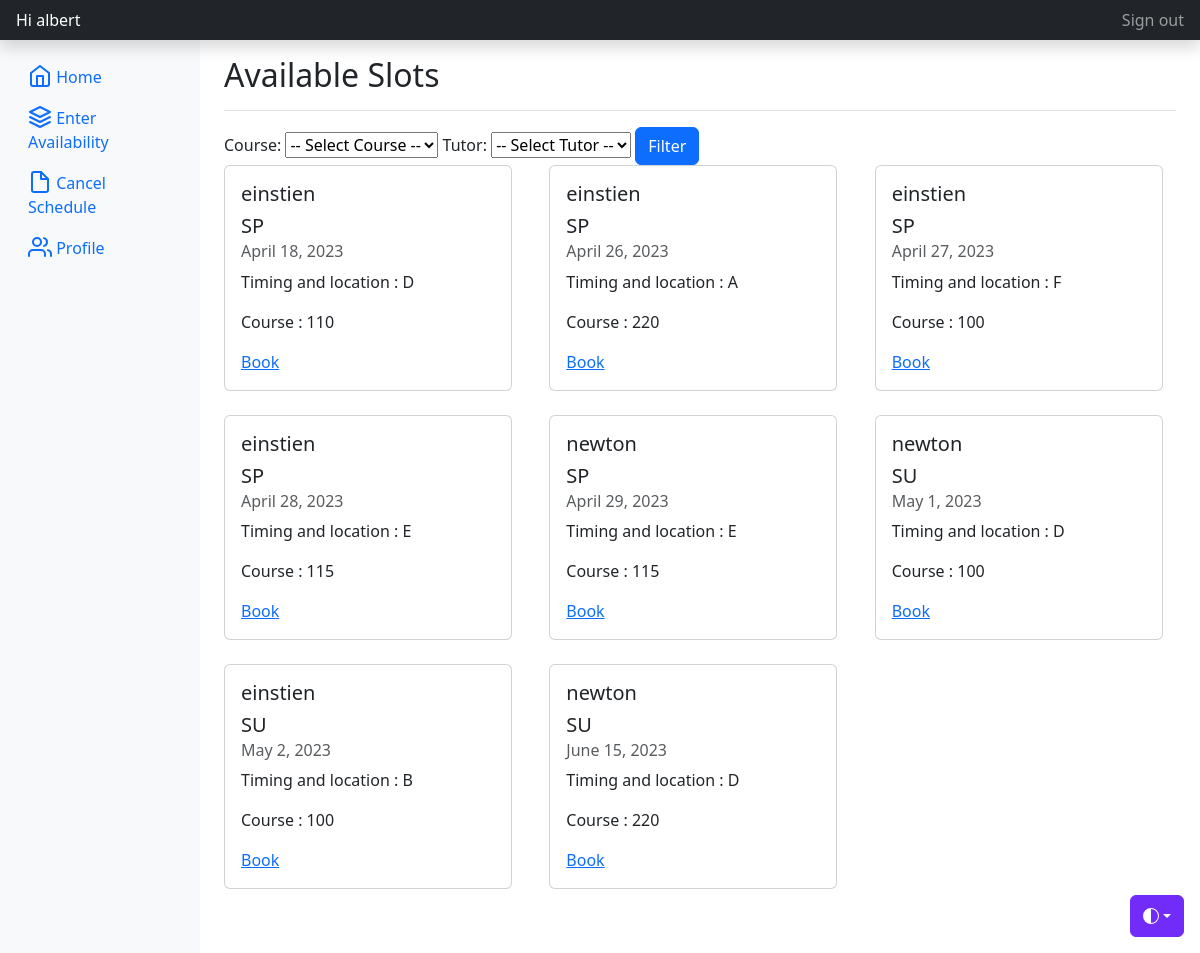
/available/ (signed in), run on an earlier commit of the app's database.
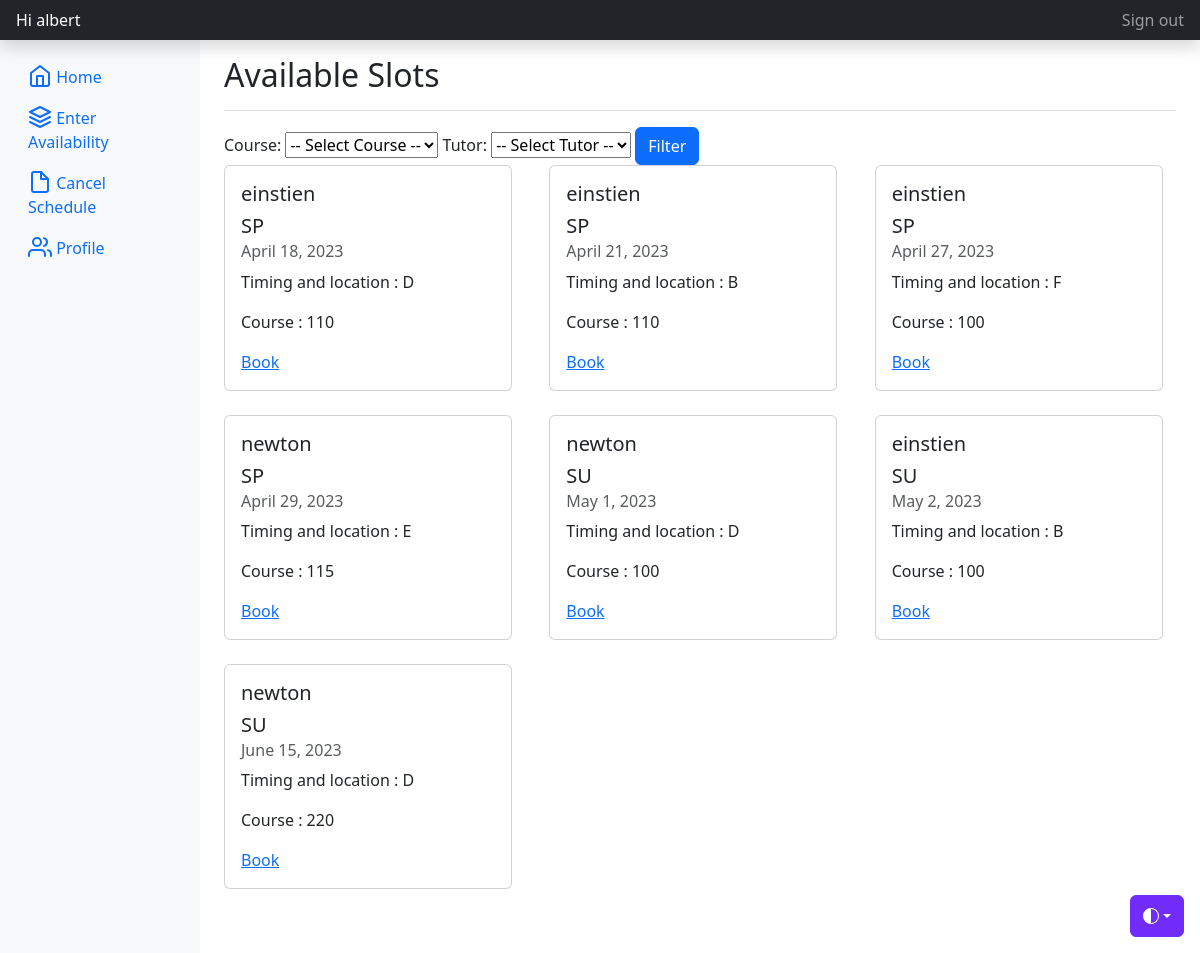
And on a later commit of the database.
### appusers/models.py (models this page shows, shortened)
class Availability (models.Model):
    tutor = models.ForeignKey(Tutor, on_delete=models.CASCADE, null=True, blank=True, related_name='availabilities')
    date = models.DateField()
    timeblock = models.CharField(max_length=1, choices=TIMEBLOCK_CHOICES)
    booked_by = models.ForeignKey(Student, on_delete=models.SET_NULL, null=True, blank=True, related_name='booked_slots')
    course = models.ForeignKey(Course, on_delete=models.CASCADE)
    status = models.CharField(max_length=1, choices=STATUS_CHOICES)
    semester = models.CharField(max_length=8, null=True)

class Tutor(models.Model):
    user = models.OneToOneField(User, on_delete=models.CASCADE)
    courses = models.ManyToManyField(Course, related_name='tutors')
    def __str__(self):
        return self.user.username

class Course(models.Model):
    c_name = models.CharField(max_length=100)
    c_code = models.CharField(max_length=50, unique=True, null=False)
    def __str__(self):
        return self.c_code

### appusers/views.py (the view)
# urls.py: path('available/',available_slots , name='available_slots'),
@login_required
def available_slots(request):
    courses = Course.objects.all()
    tutors = Tutor.objects.all()
    slots = Availability.objects.all().order_by('date')
    return render(request, 'available_slot.html', {'slots': slots,'courses':courses,'tutors':tutors})

### templates/available_slot.html (shortened to what this page needs)
{% extends "base_bootstrapped.html" %}
{% block content %}
    <div class="d-flex justify-content-between sticky-top flex-wrap flex-md-nowrap align-items-center pt-3 pb-2 mb-3 border-bottom">
        <h1 class="h2">Available Slots</h1>
    </div>
    <form method="GET" id="filter-form">
        <label for="course-select">Course:</label>
        <select name="course" id="course-select">
            <option value="">-- Select Course --</option>
        </select>
        <label for="tutor-select">Tutor:</label>
        <select name="tutor" id="tutor-select">
            <option value="">-- Select Tutor --</option>
        </select>
        <input type="submit"  class="btn btn-primary" value="Filter">
    </form>
    <div class="row">
        {% for session in slots %}
            {% if session.status == 'A' %}
                {% if not request.GET.course or session.course.c_name == request.GET.course %}
                {% if not request.GET.tutor or session.tutor.user.username == request.GET.tutor %}
                <div class="col-md-4 mb-4">
                    <div class="card" style="width: 18rem;">
                        <div class="card-body">
                            <h5 class="card-title">{{session.tutor}}</h5>
                            <h5 class="card-title">{{session.semester}}</h5>
                            <h6 class="card-subtitle mb-2 text-body-secondary">{{ session.date }}</h6>
                            <p class="card-text">Timing and location : {{ session.timeblock }}</p>
                            <p class="card-text">Course : {{ session.course }}</p>
                            <a href="{% url 'booking_page' session.id %}" class="card-link">Book</a>
                        </div>
                    </div>
                </div>
                {% endif %}
                {% endif %}
            {% endif %}
        {% endfor %}
    </div>
{% endblock content %}

### templates/base_bootstrapped.html (shortened to what this page needs)
{% load static %}
<!doctype html>
<html lang="en" data-bs-theme="auto">
<head><script src="{% static 'js/color-modes.js' %}"></script>
    <link href="{% static 'css/bootstrap.min.css' %}" rel="stylesheet">
    <link href="{% static 'css/dashboard.css' %}" rel="stylesheet">
</head>
<body>
<div class="dropdown position-fixed bottom-0 end-0 mb-3 me-3 bd-mode-toggle">
    <button class="btn btn-bd-primary py-2 dropdown-toggle d-flex align-items-center"
            id="bd-theme"
            type="button"
            aria-expanded="false"
            data-bs-toggle="dropdown"
            aria-label="Toggle theme (auto)">
        <svg class="bi my-1 theme-icon-active" width="1em" height="1em"><use href="#circle-half"></use></svg>
    </button>
</div>
<header class="navbar navbar-dark sticky-top bg-dark flex-md-nowrap p-0 shadow">
    <a class="navbar-brand col-md-3 col-lg-2 me-0 px-3 fs-6" href="#">Hi {{user.first_name}}</a>
    <div class="navbar-nav">
        <div class="nav-item text-nowrap">
            <a class="nav-link px-3" href="{% url 'logout' %}">Sign out</a>
        </div>
    </div>
</header>
<div class="container-fluid">
    <div class="row">
        <nav id="sidebarMenu" class="col-md-3 col-lg-2 d-md-block bg-body-tertiary sidebar collapse" style="height: 100vh;">
            <div class="position-sticky pt-3 sidebar-sticky">
                <ul class="nav flex-column">
                    <li class="nav-item">
                        <a class="nav-link active" aria-current="page" href="{%  url 'home'%}">
                            <span data-feather="home" class="align-text-bottom"></span>
                            Home
                        </a>
                    </li>
                    {% if request.user.tutor %}
                        <li class="nav-item">
                            <a class="nav-link" href="{% url 'create_slot' %}">
                                <span data-feather="layers" class="align-text-bottom"></span>
                                Enter Availability
                            </a>
                        </li>
                    {% endif %}
                    <li class="nav-item">
                        <a class="nav-link" href="#">
                            <span data-feather="file" class="align-text-bottom"></span>
                            Cancel Schedule
                        </a>
                    </li>
                    <li class="nav-item">
                        <a class="nav-link" href="{%  url 'profile' %}">
                            <span data-feather="users" class="align-text-bottom"></span>
                            Profile
                        </a>
                    </li>
                </ul>
            </div>
        </nav>
        <main class="col-md-9 ms-sm-auto col-lg-10 px-md-4" style="overflow-y: scroll;">
            {% block content %}{% endblock %}
        </main>
    </div>
</div>
</body>
</html>

### static/css/dashboard.css (style rules this page uses)
body { min-height: 100vh; min-height: -webkit-fill-available; }
html { height: -webkit-fill-available; }
main { height: 100%; height: -webkit-fill-available; max-height: 100vh; overflow-x: auto; overflow-y: scroll; }
.dropdown-toggle { outline: 0; }

### templates/base_bootstrapped.html (style rules this page uses)
.bi { vertical-align: -.125em; fill: currentColor; }
.btn-bd-primary { --bd-violet-bg: #712cf9; --bd-violet-rgb: 112.520718, 44.062154, 249.437846; --bs-btn-font-weight: 600; --bs-btn-color: var(--bs-white); --bs-btn-bg: var(--bd-violet-bg); --bs-btn-border-color: var(--bd-violet-bg); --bs-btn-hover-color: var(--bs-white); --bs-btn-hover-bg: #6528e0; --bs-btn-hover-border-color: #6528e0; --bs-btn-focus-shadow-rgb: var(--bd-violet-rgb); --bs-btn-active-color: var(--bs-btn-hover-color); --bs-btn-active-bg: #5a23c8; --bs-btn-active-border-color: #5a23c8; }
.bd-mode-toggle { z-index: 1500; }

What changed in the data, as far as the page shows it:
no longer on this page (row edited): Availability: tutor "einstien", semester "SP", date "April 26, 2023", timeblock "A", course "220"
no longer on this page (row edited): Availability: tutor "einstien", semester "SP", date "April 28, 2023", timeblock "E", course "115"
added Availability: tutor "einstien", semester "SP", date "April 21, 2023", timeblock "B", course "110"
